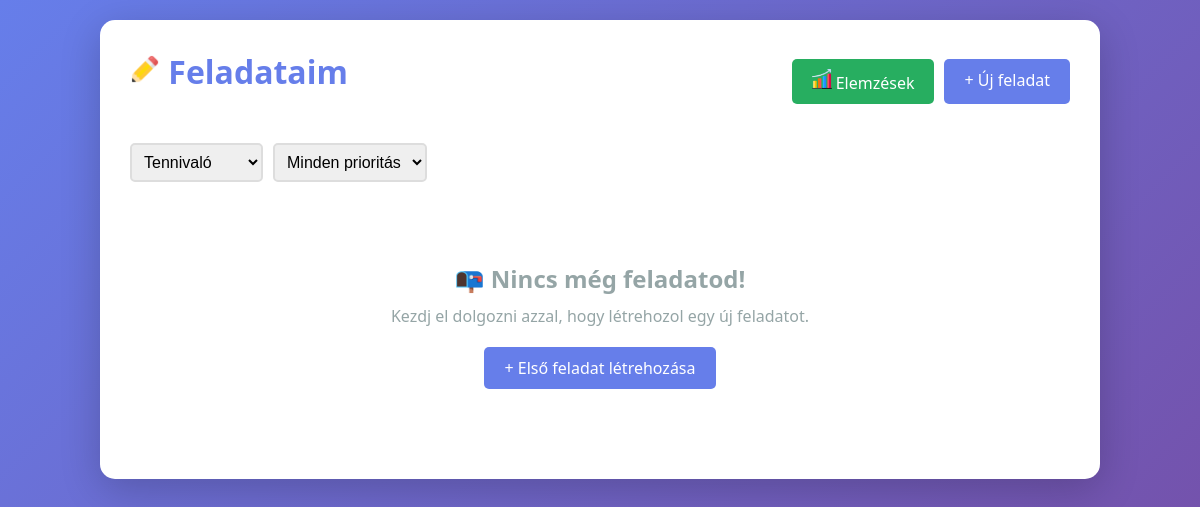
The app's page /, older data.
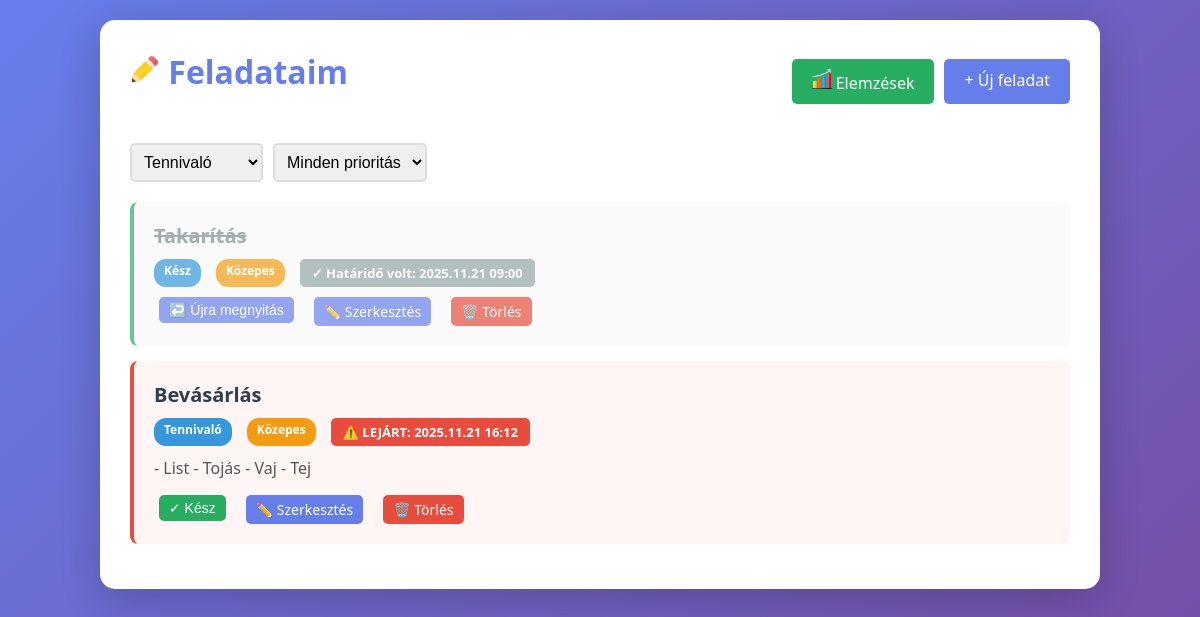
The same page, newer data.
### tasks/models.py (models this page shows, shortened)
class Task(models.Model):
    PRIORITY_CHOICES = [
        ('low', 'Alacsony'),
        ('medium', 'Közepes'),
        ('high', 'Magas')
    ]
    STATUS_CHOICES = [
        ('todo', 'Tennivaló'),
        ('in_progress', 'Folyamatban'),
        ('done', 'Kész'),
    ]
    title = models.CharField(max_length=200, verbose_name='Cím')
    description = models.TextField(blank=True, verbose_name='Leírás')
    priority = models.CharField(max_length=10, choices=PRIORITY_CHOICES, default='medium', verbose_name='Prioritás')
    status = models.CharField(max_length=20, choices=STATUS_CHOICES, default='todo', verbose_name='Státusz')
    deadline = models.DateTimeField(null=True, blank=True, verbose_name='Határidő')
    createdat= models.DateTimeField(auto_now_add=True, verbose_name='Létrehozva')
    updatedat= models.DateTimeField(auto_now=True, verbose_name='Módosítva')
    class Meta:
        ordering = ['-createdat']
        verbose_name = 'Feladat'
        verbose_name_plural = 'Feladatok'

### tasks/views.py (the view)
# urls.py: path('', views.task_list, name='task_list'),
def task_list(request):
    tasks = Task.objects.all()
    status_filter = request.GET.get('status')
    if status_filter:
        tasks = tasks.filter(status=status_filter)
    priority_filter = request.GET.get('priority')
    if priority_filter:
        tasks = tasks.filter(priority=priority_filter)
    now = timezone.now()
    for task in tasks:
        if task.deadline and task.status != 'done':
            if task.deadline < now:
                task.deadline_status = 'overdue'
            elif task.deadline < now + timedelta(hours=24):
                task.deadline_status = 'soon'
            else:
                task.deadline_status = 'ok'
        else:
            task.deadline_status = None
    context = {
        'tasks': tasks,
        'status_filter': status_filter,
        'priority_filter': priority_filter,
    }
    return render(request, 'tasks/task_list.html', context)

### tasks/templates/tasks/task_list.html (shortened to what this page needs)
{% extends 'tasks/base.html' %}
{% load static %}
{% block content %}
<div class="header">
    <link rel="stylesheet" href="{% static 'tasks/css/task_list.css' %}" />
    <h1><img src="{% static 'tasks/images/pencil.png' %}" alt="Logo"  style="width: 30px; height: 30px;"> Feladataim</h1>
    <div style="display: flex; gap: 10px;">
        <a href="{% url 'task_analytics' %}" class="btn" style="background: #27ae60;"><img src="{% static 'tasks/images/increase.png' %}" alt="Logo"  style="width: 20px; height: 20px;"> Elemzések</a>
        <a href="{% url 'task_create' %}" class="btn">+ Új feladat</a>
    </div>
</div>
<div class="filters">
    <form method="get" style="display: flex; gap: 10px; margin: 0;">
        <select name="status" onchange="this.form.submit()">
            <option value="todo" {% if status_filter == 'todo' %}selected{% endif %}>Tennivaló</option>
        </select>
        <select name="priority" onchange="this.form.submit()">
            <option value="">Minden prioritás</option>
        </select>
    </form>
</div>
{% if tasks %}
    {% for task in tasks %}
    <div class="task-card {% if task.status == 'done' %}done{% elif task.deadline_status == 'overdue' %}overdue{% else %}{{ task.priority }}{% endif %}">
        <div class="task-header">
            <h3 class="task-title {% if task.status == 'done' %}done{% endif %}">
                {{ task.title }}
            </h3>
        </div>
        <div class="task-meta">
            <span class="badge badge-status">{{ task.get_status_display }}</span>
            <span class="badge badge-priority {{ task.priority }}">{{ task.get_priority_display }}</span>
            {% if task.deadline %}
                {% if task.deadline_status == 'overdue' %}
                    <span class="deadline-badge deadline-overdue">
                        ⚠️ LEJÁRT: {{ task.deadline|date:"Y.m.d H:i" }}
                    </span>
                {% elif task.deadline_status == 'soon' %}
                    <span class="deadline-badge deadline-soon">
                        ⏰ Hamarosan lejár: {{ task.deadline|date:"Y.m.d H:i" }}
                    </span>
                {% elif task.deadline_status == 'ok' %}
                    <span class="deadline-badge deadline-ok">
                        📅 Határidő: {{ task.deadline|date:"Y.m.d H:i" }}
                    </span>
                {% elif task.status == 'done' %}
                    <span class="deadline-badge" style="background: #95a5a6; color: white;">
                        ✓ Határidő volt: {{ task.deadline|date:"Y.m.d H:i" }}
                    </span>
                {% else %}
                    <span class="deadline-badge deadline-ok">
                        📅 {{ task.deadline|date:"Y.m.d H:i" }}
                    </span>
                {% endif %}
            {% endif %}
        </div>
        {% if task.description %}
        <div class="task-description">
            {{ task.description }}
        </div>
        {% endif %}
        <div class="task-actions">
            <form method="post" action="{% url 'task_toggle' task.pk %}" style="display: inline; margin: 0;">
                {% if task.status == 'done' %}
                <button type="submit" class="btn btn-small">↩️ Újra megnyitás</button>
                {% else %}
                <button type="submit" class="btn btn-success btn-small">✓ Kész</button>
                {% endif %}
            </form>
            <a href="{% url 'task_update' task.pk %}" class="btn btn-small">✏️ Szerkesztés</a>
            <a href="{% url 'task_delete' task.pk %}" class="btn btn-danger btn-small">🗑️ Törlés</a>
        </div>
    </div>
    {% endfor %}
{% else %}
    <div class="empty-state">
        <h2>📭 Nincs még feladatod!</h2>
        <p>Kezdj el dolgozni azzal, hogy létrehozol egy új feladatot.</p>
        <a href="{% url 'task_create' %}" class="btn" style="margin-top: 20px;">+ Első feladat létrehozása</a>
    </div>
{% endif %}
{% endblock %}

### tasks/templates/tasks/base.html (shortened to what this page needs)
{% load static %}
<!DOCTYPE html>
<html lang="hu">
  <head>
    <link rel="stylesheet" href="{% static 'tasks/css/base.css' %}" />
  </head>
  <body>
    <div class="container">{% block content %} {% endblock %}</div>
  </body>
</html>

### tasks/static/tasks/css/base.css (style rules this page uses)
* { margin: 0; padding: 0; box-sizing: border-box; }
body { font-family: "Segoe UI", Tahoma, Geneva, Verdana, sans-serif; background: linear-gradient(135deg, #667eea 0%, #764ba2 100%); min-height: 100vh; padding: 20px; }
.container { max-width: 1000px; margin: 0 auto; background: white; border-radius: 15px; box-shadow: 0 10px 40px rgba(0, 0, 0, 0.2); padding: 30px; }
h1, h2 { color: #667eea; margin-bottom: 20px; }
.btn { display: inline-block; padding: 10px 20px; background: #667eea; color: white; text-decoration: none; border-radius: 5px; border: none; cursor: pointer; font-size: 16px; transition: background 0.3s; }
.btn-danger { background: #e74c3c; }
.btn-success { background: #27ae60; }
.btn-small { padding: 5px 10px; font-size: 14px; margin: 0 5px; }
form { margin: 20px 0; }
input, textarea, select { width: 100%; padding: 10px; border: 2px solid #ddd; border-radius: 5px; font-size: 16px; }
.header { display: flex; justify-content: space-between; align-items: center; margin-bottom: 30px; }
.filters { display: flex; gap: 10px; margin-bottom: 20px; flex-wrap: wrap; }
.filters select { width: auto; padding: 8px; }

### tasks/static/tasks/css/task_list.css (style rules this page uses)
*.task-card { background: #f8f9fa; border-left: 4px solid #667eea; padding: 20px; margin-bottom: 15px; border-radius: 8px; transition: transform 0.2s, box-shadow 0.2s; }
.task-card.done { opacity: 0.7; border-left-color: #27ae60; }
.task-card.overdue { border-left-color: #e74c3c; background: #fff5f5; }
.task-header { display: flex; justify-content: space-between; align-items: start; margin-bottom: 10px; }
.task-title { font-size: 20px; font-weight: bold; color: #2c3e50; }
.task-title.done { text-decoration: line-through; color: #7f8c8d; }
.task-meta { display: flex; gap: 15px; font-size: 14px; color: #7f8c8d; margin-bottom: 10px; flex-wrap: wrap; }
.badge { display: inline-block; padding: 3px 10px; border-radius: 12px; font-size: 12px; font-weight: bold; }
.badge-status { background: #3498db; color: white; }
.badge-priority { background: #f39c12; color: white; }
.deadline-badge { padding: 5px 12px; border-radius: 5px; font-weight: bold; display: inline-flex; align-items: center; gap: 5px; font-size: 13px; }
.deadline-overdue { background: #e74c3c; color: white; animation: pulse 2s infinite; }
.task-description { color: #555; margin-bottom: 15px; line-height: 1.5; }
.task-actions { display: flex; gap: 10px; flex-wrap: wrap; }

Row changes from the older to the newer data that the page shows:
added Task: title "Takarítás", status "Kész", priority "Közepes", deadline "2025.11.21 09:00", shows "↩️ Újra megnyitás"
added Task: title "Bevásárlás", status "Tennivaló", priority "Közepes", deadline "2025.11.21 16:12", description "- List - Tojás - Vaj - Tej", shows "✓ Kész"
Text that changed along with them:
text no longer shown: "📭 Nincs még feladatod! Kezdj el dolgozni azzal, hogy létrehozol egy új feladatot. + Első feladat létrehozása"
